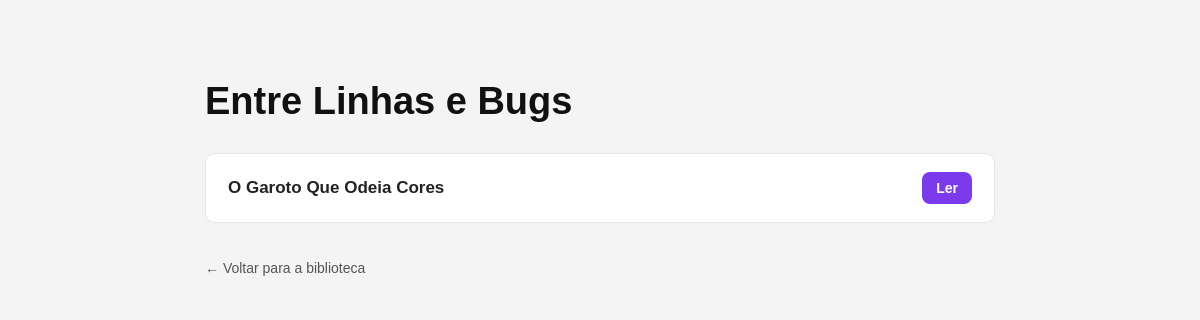
The page /lerLivro/1 on the database as committed earlier.
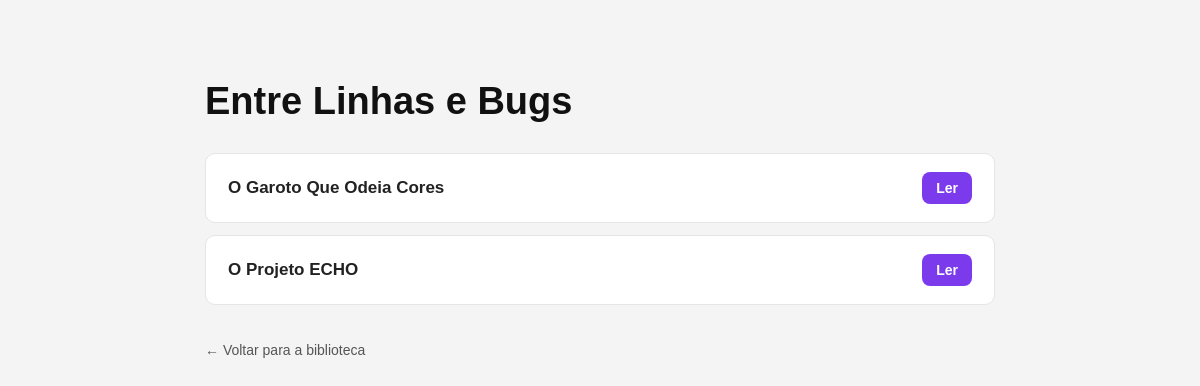
The same page on the database as committed later.
### model/livroModel.py (models this page shows)
class LivroModel(db.Model):
    __tablename__="livros"
    id=db.Column(db.Integer,primary_key=True)
    titulo=db.Column(db.String,nullable=False)
    autor=db.Column(db.String,nullable=False)
    descricao=db.Column(db.String,nullable=False)
    caminhoImagem=db.Column(db.String,nullable=False,unique=True)
    quantPag=db.Column(db.Integer,nullable=False)
    idUsuario = db.Column(
        db.Integer,
        db.ForeignKey("usuarios.id"),
        nullable=False
    )

### model/capituloModel.py (models this page shows)
class CapituloModel(db.Model):
    __tablename__ = "capitulos"
    idCapitulo = db.Column(db.Integer, primary_key=True)
    titulo = db.Column(db.String(150), nullable=False)
    conteudo = db.Column(db.Text, nullable=False)
    idLivro = db.Column(
        db.Integer,
        db.ForeignKey("livros.id"),
        nullable=False
    )

### app.py (the view)
@app.route("/lerLivro/<id>")
def lerLivro(id):
    idLivro=int(id)
    livro=controllerLivro.getLivroIdLivro(idLivro)
    capitulos=controllerCapitulo.getCapitulos(idLivro)
    return render_template("lerLivro.html",capitulos=capitulos,livro=livro)

### controller/controllerCapitulo.py (called while the page is built)
    def getCapitulos(self, idLivro):
        capitulos = CapituloModel.query.filter_by(
            idLivro=idLivro
        ).all()
        return capitulos

### controller/controllerLivro.py (called while the page is built)
    def getLivroIdLivro(self,idLivro):
        livro=LivroModel.query.filter_by(id=idLivro).first()
        return livro

### templates/lerLivro.html (shortened to what this page needs)
<!DOCTYPE html>
<html lang="pt-br">
<head>
</head>
<body>
<div class="container">
    <h1>{{ livro.titulo }}</h1>
    {% for capitulo in capitulos %}
        <div class="capitulo">
            <h2>{{ capitulo.titulo }}</h2>
            <a href="{{ url_for('lerCapitulo', idCapitulo=capitulo.idCapitulo) }}">
                Ler
            </a>
        </div>
    {% endfor %}
    <a class="voltar" href="{{ url_for('biblioteca') }}">
        ← Voltar para a biblioteca
    </a>
</div>
</body>
</html>

### templates/lerLivro.html (style rules this page uses)
* { margin: 0; padding: 0; box-sizing: border-box; }
body { font-family: Arial, Helvetica, sans-serif; margin: 0; background: #f4f4f5; color: #111; }
.container { max-width: 850px; margin: 50px auto; padding: 30px; }
h1 { font-size: 38px; margin-bottom: 30px; color: #111; }
.capitulo { background: white; border: 1px solid #e5e5e5; padding: 18px 22px; margin-bottom: 12px; border-radius: 10px; display: flex; justify-content: space-between; align-items: center; transition: 0.15s; }
.capitulo h2 { font-size: 17px; margin: 0; color: #222; }
.capitulo a { text-decoration: none; background: #7c3aed; color: white; padding: 8px 14px; border-radius: 8px; font-size: 14px; font-weight: bold; transition: 0.2s; }
.voltar { display: inline-block; margin-top: 25px; text-decoration: none; color: #555; font-size: 14px; }

Rows that differ between the two databases and show on the page:
added CapituloModel: titulo "O Projeto ECHO"
